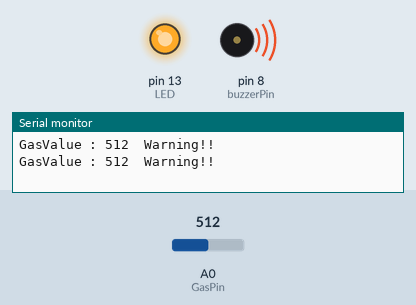
Recording of a sketch running on a simulated Arduino Uno, built with avr-gcc and run on an emulated ATmega328P. Shown: output pins drawn as LEDs (lit = HIGH), buzzer (waves = sounding, pin HIGH), the last lines printed to the serial monitor. The test bench sets the inputs (shaded band); at power-on: A0 (GasPin) = 512.

Above: at 1.8 s.
1.9 s: A0 (GasPin) set to 490
At 2.4 s:
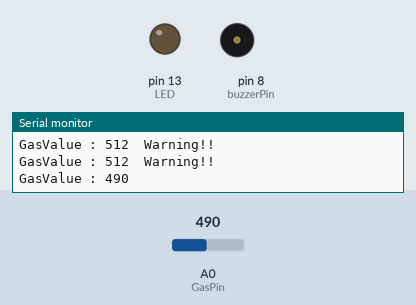
3.5 s: A0 (GasPin) set to 510
At 5.2 s:
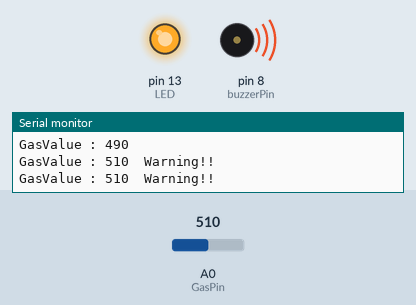
5.5 s: A0 (GasPin) set to 306
At 6.7 s:
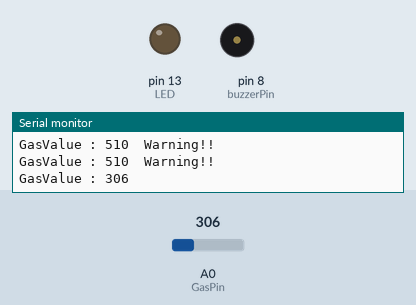
Timing chart, 0 to 8.5 s (numbered marks = the images above; inputs shaded):
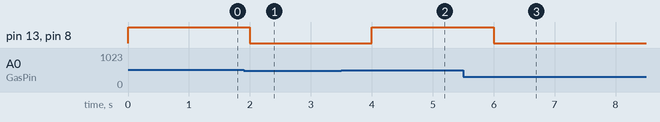

Measured:
- the behaviour switches between 500 and 499 on A0 (GasPin) (found by bisection; images 0 and 1)
- after the input at 1.9 s, pin 13 (LED), pin 8 (buzzerPin): HIGH → LOW after 0.10 s
- after the input at 3.5 s, pin 13 (LED), pin 8 (buzzerPin): LOW → HIGH after 0.50 s
- after the input at 5.5 s, pin 13 (LED), pin 8 (buzzerPin): HIGH → LOW after 0.50 s

The sketch:

_______________.ino
```cpp
// 임베디드 컴퓨팅 기말과제 2021108255 김채연

#define GasPin A0   // 가스센서 A0 핀에 연결
int buzzerPin = 8;   // 부저 8번 핀에 연결
int LED = 13;       // LED 13번 핀에 연결
int GasValue;
int GasThreshold = 500;   // 가스 농도 임계치

void setup() {
  pinMode(GasPin, INPUT);
  pinMode(buzzerPin, OUTPUT);
  pinMode(LED, OUTPUT);
  Serial.begin(9600);
}

void loop() {
  GasValue = analogRead(GasPin);  // 가스 센서정보 읽어오기
  Serial.print("GasValue : ");
  Serial.print(GasValue);

  if (GasValue >= GasThreshold) {   // 가스 농도가 임계치 이상의 값일 때
    digitalWrite(LED, HIGH);
    digitalWrite(buzzerPin, HIGH);
    Serial.println("  Warning!!");
  }
  else {
    digitalWrite(LED, LOW);
    digitalWrite(buzzerPin, LOW);
    Serial.println();
  }

  delay(1000);    // 1초 지연
}
```
